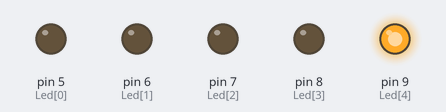
Simulated run of this sketch. Board: Arduino Uno, built with avr-gcc and run on an emulated ATmega328P. Parts: output pins drawn as LEDs (lit = HIGH).

Above: at 0.2 s.
At 1.2 s:
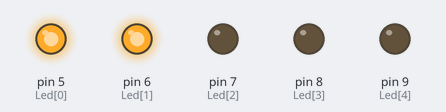
At 1.7 s:
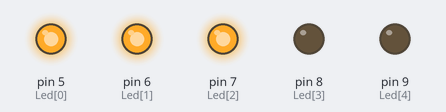
At 2.2 s:
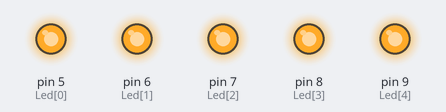
At 3.2 s:
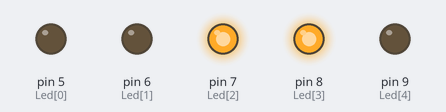
At 4.7 s:
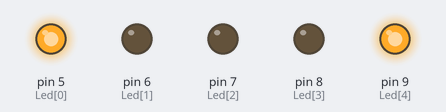
Timing chart, 0 to 5.2 s (numbered marks = the images above):
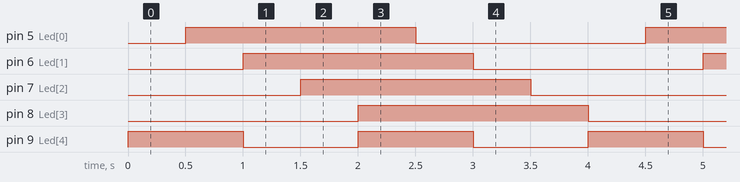

The sketch:

assignment4_2.ino
```cpp
#include <MsTimer2.h>

int Led[5]={5,6,7,8,9};

void LedControl() {
  static int counter = 0;
  static byte output = HIGH;
  digitalWrite(Led[counter++],output);
  if(counter > 3) {
    counter = 0;
    output = !output;
  }
}

void setup() {
  for (int i=0; i<5; i++) {
    pinMode(Led[i], OUTPUT);
  }
  MsTimer2::set(500, LedControl);
  MsTimer2::start();
}

void loop() {
  digitalWrite(Led[4], HIGH);
  delay(1000);
  digitalWrite(Led[4], LOW);
  delay(1000);
}
```

Measured:
- by itself, pin 5 (Led[0]), pin 6 (Led[1]), pin 7 (Led[2]), pin 8 (Led[3]): alternates HIGH for 2.0 s and LOW for 2.0 s
- by itself, pin 9 (Led[4]): alternates HIGH for 1.0 s and LOW for 1.0 s
- by itself, everything shown: repeats every 4.0 s, in 10 steps
